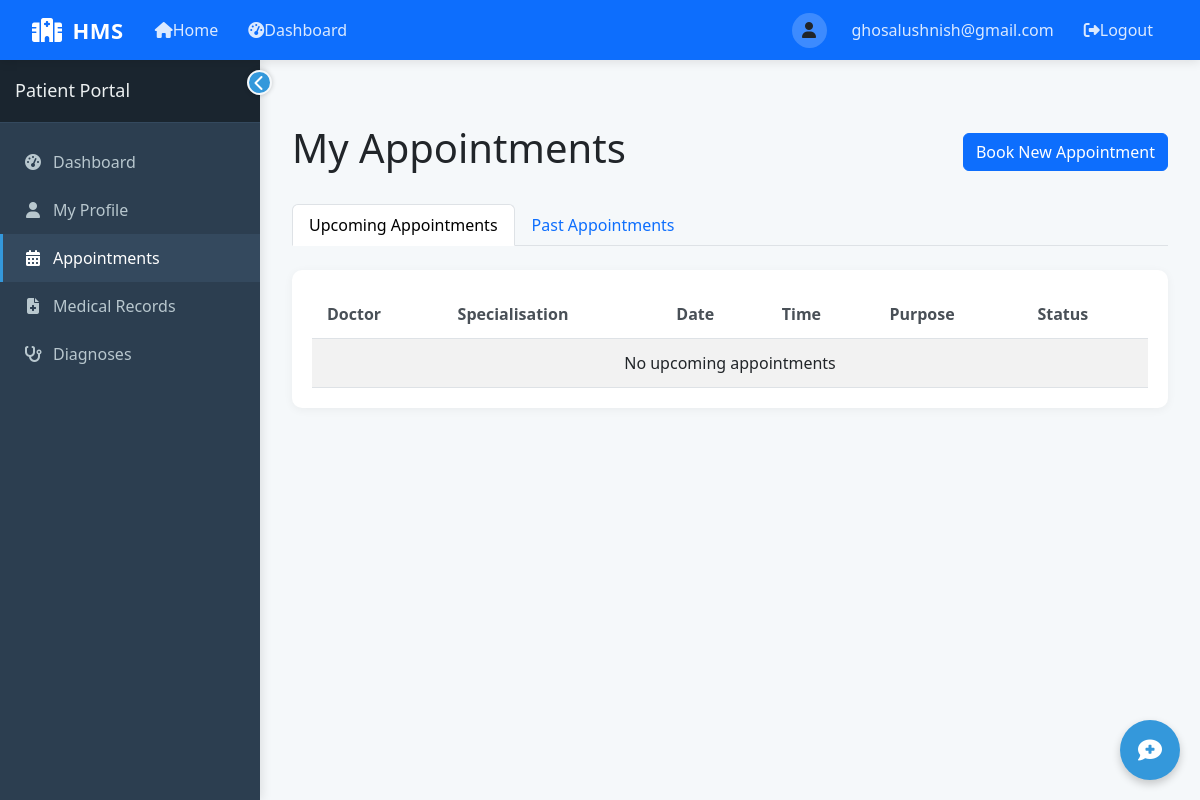
/patient/appointments (signed in), run on an earlier commit of the app's database.
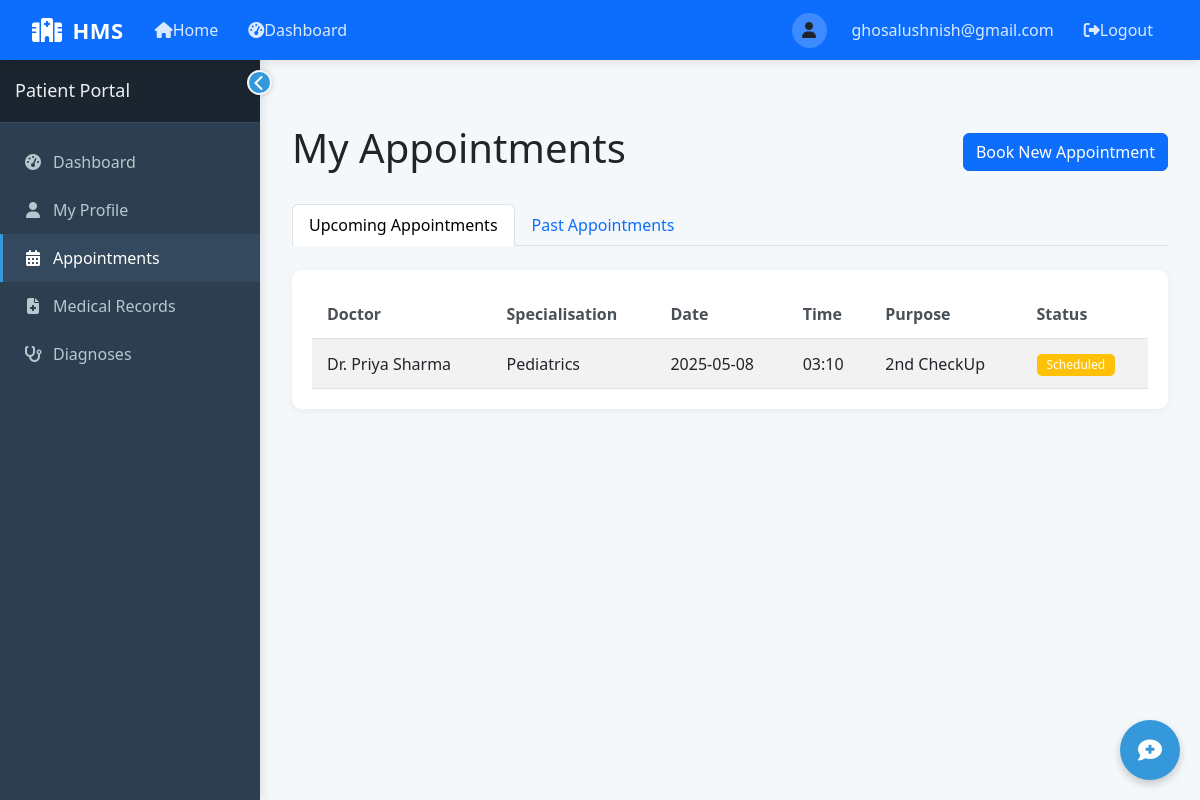
And on a later commit of the database.
### tables this page shows
CREATE TABLE Appointment (
            AppointmentID INTEGER PRIMARY KEY AUTOINCREMENT,
            PatientID INTEGER NOT NULL,
            DoctorID INTEGER NOT NULL,
            Date DATE NOT NULL,
            Time TEXT NOT NULL,
            Status TEXT DEFAULT 'Scheduled' CHECK (Status IN ('Scheduled', 'Completed', 'Cancelled')),
            Purpose TEXT,
            FOREIGN KEY (PatientID) REFERENCES Patient(PatientID),
            FOREIGN KEY (DoctorID) REFERENCES Doctor(DoctorID)
        );

CREATE TABLE Doctor (
            DoctorID INTEGER PRIMARY KEY AUTOINCREMENT,
            Name TEXT NOT NULL,
            Specialisation TEXT NOT NULL,
            Username TEXT NOT NULL UNIQUE,
            Password TEXT NOT NULL,
            ContactNumber TEXT,
            Email TEXT,
            AddedByAdmin INTEGER,
            JoinDate DATE DEFAULT CURRENT_DATE,
            FOREIGN KEY (AddedByAdmin) REFERENCES Admin(AdminID)
        );

### app.py (the view)
@app.route('/patient/appointments')
def patient_appointments():
    if 'user_id' not in session or session['user_type'] != 'patient':
        return redirect(url_for('login'))
    patient_id = session['user_id']
    current_date = datetime.now().strftime('%Y-%m-%d')  # Add current date
    conn = get_db_connection()
    upcoming = conn.execute('''
    SELECT a.*, d.Name as DoctorName, d.Specialisation as DoctorSpecialisation
    FROM Appointment a
    JOIN Doctor d ON a.DoctorID = d.DoctorID
    WHERE a.PatientID = ? AND a.Status = 'Scheduled' AND a.Date >= date('now')
    ORDER BY a.Date, a.Time
    ''', (patient_id,)).fetchall()
    past = conn.execute('''
    SELECT a.*, d.Name as DoctorName, d.Specialisation as DoctorSpecialisation
    FROM Appointment a
    JOIN Doctor d ON a.DoctorID = d.DoctorID
    WHERE a.PatientID = ? AND (a.Status != 'Scheduled' OR a.Date < date('now'))
    ORDER BY a.Date DESC, a.Time
    ''', (patient_id,)).fetchall()
    conn.close()
    return render_template('patient/appointments.html',
                          upcoming=upcoming,
                          past=past,
                          current_date=current_date)  # Add current_date here

### app.py (called while the page is built)
def get_db_connection():
    conn = sqlite3.connect(DB_PATH)
    conn.row_factory = sqlite3.Row
    return conn

### templates/patient/appointments.html (shortened to what this page needs)
{% extends "layout.html" %}
{% block content %}
<div class="container-fluid py-4">
    <div class="d-flex justify-content-between align-items-center mb-4">
        <h1>My Appointments</h1>
        <a href="{{ url_for('patient_book_appointment') }}" class="btn btn-primary">Book New Appointment</a>
    </div>
    <ul class="nav nav-tabs mb-4" id="appointmentTabs" role="tablist">
        <li class="nav-item" role="presentation">
            <button class="nav-link active" id="upcoming-tab" data-bs-toggle="tab" data-bs-target="#upcoming" type="button" role="tab" aria-controls="upcoming" aria-selected="true">Upcoming Appointments</button>
        </li>
        <li class="nav-item" role="presentation">
            <button class="nav-link" id="past-tab" data-bs-toggle="tab" data-bs-target="#past" type="button" role="tab" aria-controls="past" aria-selected="false">Past Appointments</button>
        </li>
    </ul>
    <div class="tab-content" id="appointmentTabsContent">
        <div class="tab-pane fade show active" id="upcoming" role="tabpanel" aria-labelledby="upcoming-tab">
            <div class="card">
                <div class="card-body">
                    <div class="table-responsive">
                        <table class="table table-striped">
                            <thead>
                                <tr>
                                    <th>Doctor</th>
                                    <th>Specialisation</th>
                                    <th>Date</th>
                                    <th>Time</th>
                                    <th>Purpose</th>
                                    <th>Status</th>
                                </tr>
                            </thead>
                            <tbody>
                                {% for appointment in upcoming %}
                                <tr>
                                    <td>{{ appointment.DoctorName }}</td>
                                    <td>{{ appointment.DoctorSpecialisation }}</td>
                                    <td>{{ appointment.Date }}</td>
                                    <td>{{ appointment.Time }}</td>
                                    <td>{{ appointment.Purpose }}</td>
                                    <td>
                                        <span class="badge {% if appointment.Status == 'Scheduled' %}bg-warning{% elif appointment.Status == 'Completed' %}bg-success{% else %}bg-danger{% endif %}">
                                            {{ appointment.Status }}
                                        </span>
                                    </td>
                                </tr>
                                {% else %}
                                <tr>
                                    <td colspan="6" class="text-center">No upcoming appointments</td>
                                </tr>
                                {% endfor %}
                            </tbody>
                        </table>
                    </div>
                </div>
            </div>
        </div>
    </div>
</div>
{% endblock %}

What changed in the data, as far as the page shows it:
added Appointment: DoctorName "Dr. Priya Sharma", DoctorSpecialisation "Pediatrics", Date "2025-05-08", Time "03:10", Purpose "2nd CheckUp", Status "Scheduled"
Also different on the page:
text no longer shown: "No upcoming appointments"
